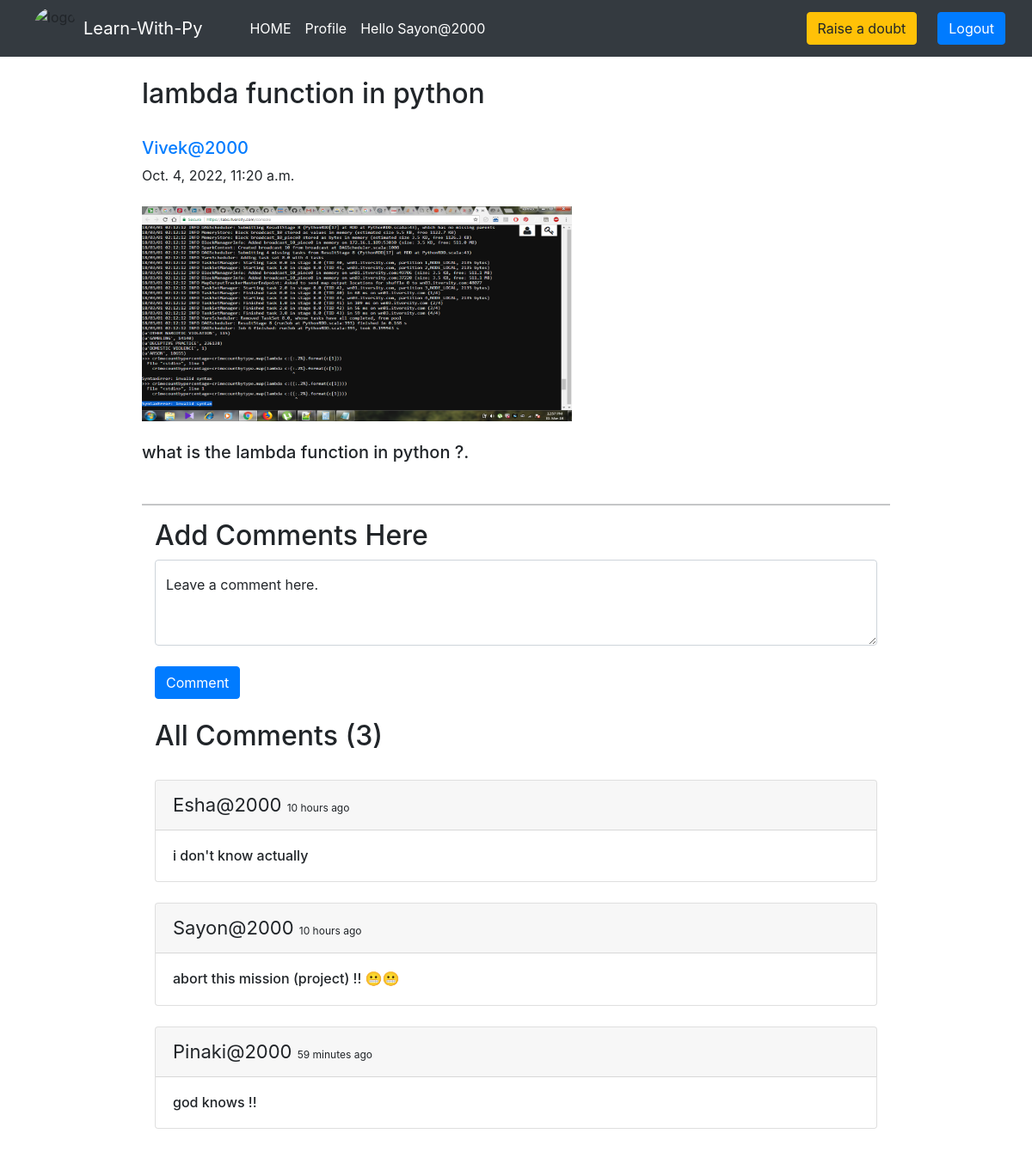
/blog/lambda_/ (signed in), run on the app's committed database.
### home/models.py (models this page shows, shortened)
class BlogPost(models.Model):
    query=models.CharField(max_length=255)
    author= models.ForeignKey(User, on_delete=models.CASCADE)
    tagline=models.CharField(max_length=130)
    details=models.TextField()
    image = models.ImageField(upload_to="profile_pics", blank=True, null=True)
    dateTime=models.DateTimeField(auto_now_add=True)

class Comment(models.Model):
    user = models.ForeignKey(User, on_delete=models.CASCADE)
    content = models.TextField()
    blog = models.ForeignKey(BlogPost, on_delete=models.CASCADE)
    parent_comment = models.ForeignKey('self', on_delete=models.CASCADE, null=True, blank=True)
    dateTime=models.DateTimeField(default=now)

### home/views.py (the view)
# urls.py: path("blog/<str:tagline>/", views.blogs_comments, name="blogs_comments"),
def blogs_comments(request, tagline):
    post = BlogPost.objects.filter(tagline=tagline).first()
    comments = Comment.objects.filter(blog=post)
    if request.method=="POST":
        user = request.user
        content = request.POST.get('content','')
        blog_id =request.POST.get('blog_id','')
        comment = Comment(user = user, content = content, blog=post)
        comment.save()
    return render(request, "blog_comments.html", {'post':post, 'comments':comments})

### home/templates/blog_comments.html (shortened to what this page needs)
{% extends 'base.html' %}
{% block body %}
{% load humanize %}
<div class="container w-75 my-4">
      <h2 class="blog-post-title">{{post.query}}</h2>
      <br>
      <div class="media">
            <div class="media-body">
                  <h5 class="mt-0"><a href="/user_profile/{{post.author.id}}/">{{post.author}}
                        </a></h5>
                  {{post.dateTime}}
            </div>
      </div>
      <br>
   <img src="/media/{{post.image}}" alt="" height="250px" width="500px">
      <br>
      <br>
      <h5>{{post.details}}.</h5>
      <br>
      <hr>
      {% if user.is_authenticated %}
      <div class="container">
            <h2>Add Comments Here</h2>
            <form action="/blog/{{post.tagline}}/" method="POST"> {% csrf_token %}
                  <div class="form-floating">
                        <textarea class="form-control" placeholder="Leave a comment here" id="floatingTextarea2"
                              style="height: 100px" id="content" name="content"></textarea>
                        <label for="floatingTextarea2">Leave a comment here.</label>
                        <br>
                        <button type="submit" class="btn btn-primary">Comment</button>
                  </div>
            </form>
            {% else %}
            <div class="container">
                  <h4><a href="/login/">Login</a> to post comments below.</h4>
                  {% endif %}
                  <br>
                  <h2>All Comments ({{comments.count}})</h2>
                  <br>
                  {% for comment in comments %}
                  <div class="card">
                        <div class="card-header">
                              <span style="font-size: 22px;">{{comment.user}} </span> <span
                                    style="font-size: 12px;">{{comment.dateTime | naturaltime}}</span>
                        </div>
                        <div class="card-body">
                              <h6 class="card-text">{{comment.content}}</h6>
                        </div>
                  </div>
                  <br>
                  {% endfor %}
            </div>
      </div>
      {% endblock %}

### home/templates/base.html (shortened to what this page needs)
<!DOCTYPE html>
<html lang="en">
  <head>
    <link
      href="//maxcdn.bootstrapcdn.com/bootstrap/4.1.1/css/bootstrap.min.css"
      rel="stylesheet"
      id="bootstrap-css"
    />
    <link
      href="https://cdn.jsdelivr.net/npm/bootstrap@5.0.2/dist/css/bootstrap.min.css"
      rel="stylesheet"
    />
    <link
      rel="stylesheet"
      href="https://maxcdn.bootstrapcdn.com/bootstrap/4.0.0/css/bootstrap.min.css"
    />
  </head>
  <body>
    <nav class="navbar navbar-expand-lg navbar-dark bg-dark sticky-top">
      <div class="container-fluid">
        <img
          src="http://surl.li/dfbek"
          class="img-fluid mx-2"
          alt="logo"
          style="height: 50px; width: 50px; border-radius: 50%"
        />
        <a class="navbar-brand" href="#">Learn-With-Py</a>
        <div class="collapse navbar-collapse" id="navbarSupportedContent">
          <div class="container mx-3">
            <ul class="navbar-nav me-auto mb-2 mb-lg-0">
              <li class="nav-item">
                <a
                  class="nav-link active {% block homeactive %} {% endblock homeactive %}"
                  aria-current="page"
                  href="/"
                  >HOME</a
                >
              </li>
              {% if user.is_authenticated %}
              <li class="nav-item">
                <a
                  class="nav-link active {% block profileactive %} {% endblock profileactive %}"
                  href="/profile/"
                  >Profile</a
                >
              </li>
              <li class="nav-item">
                <a
                  class="nav-link active"
                  href="#"
                  data-bs-toggle="tooltip"
                  data-bs-placement="bottom"
                  title="Welcome "
                  >Hello {{request.user}}</a
                >
              </li>
            </ul>
          </div>
          <a
            class="btn btn-warning mx-4 {% block add_blogs_active %} {% endblock add_blogs_active %}"
            href="/add_blogs/"
            >Raise a doubt</a
          >
          <a class="btn btn-primary" href="/logout/">Logout</a>
      {% endif %}
    </nav>
     {% block body %} {% endblock %}
  </body>
</html>

### data on the page
BlogPost: query "lambda function in python", author "Vivek@2000", dateTime "Oct. 4, 2022, 11:20 a.m.", image (picture), details "what is the lambda function in python ?"
Comment: user "Esha@2000", dateTime "10 hours ago", content "i don't know actually"
Comment: user "Sayon@2000", dateTime "10 hours ago", content "abort this mission (project) !! 😬😬"
Comment: user "Pinaki@2000", dateTime "59 minutes ago", content "god knows !!"

### other printed values
{{ request.user }} "Sayon@2000"
{{ comments.count }} "3"
